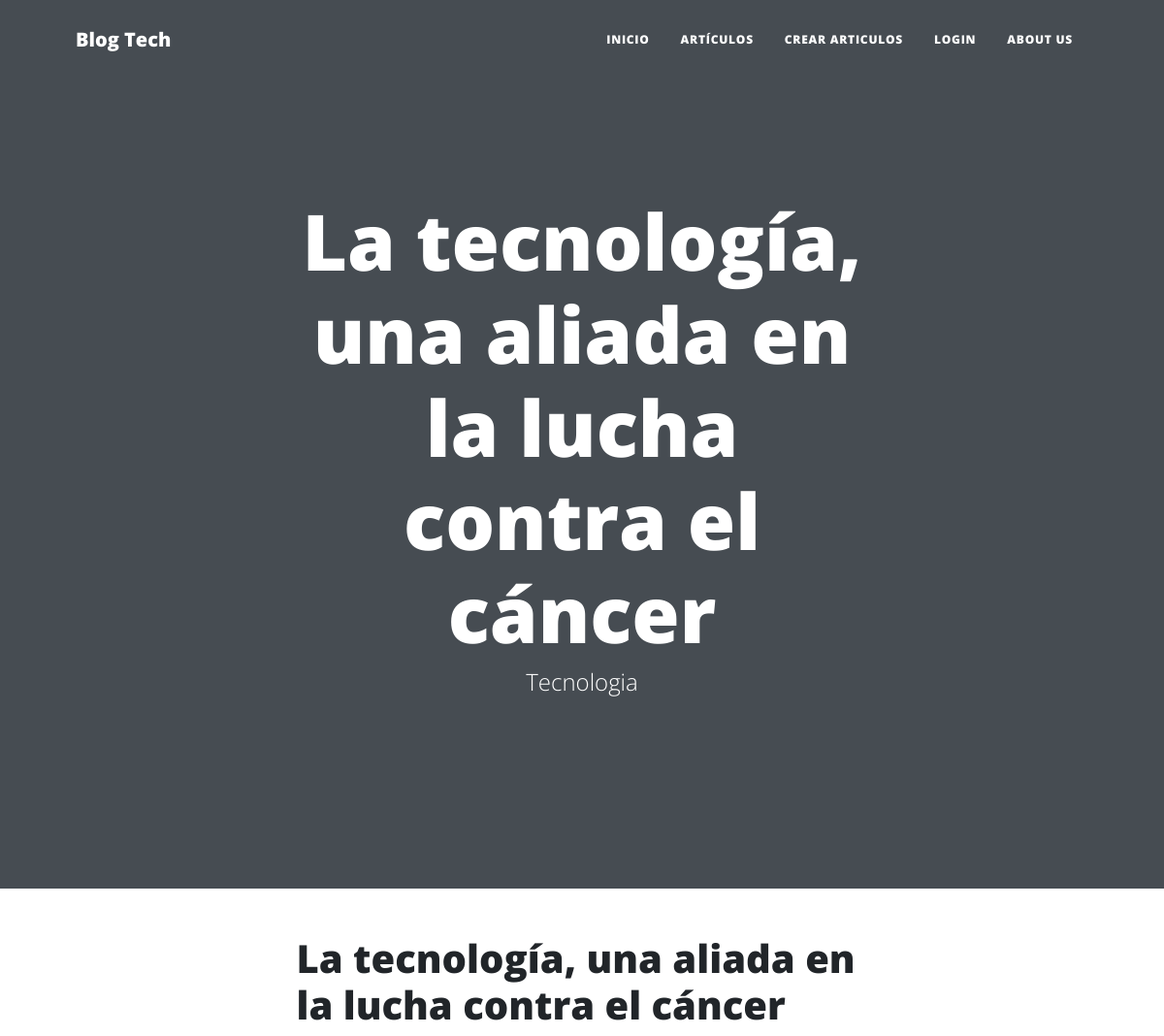
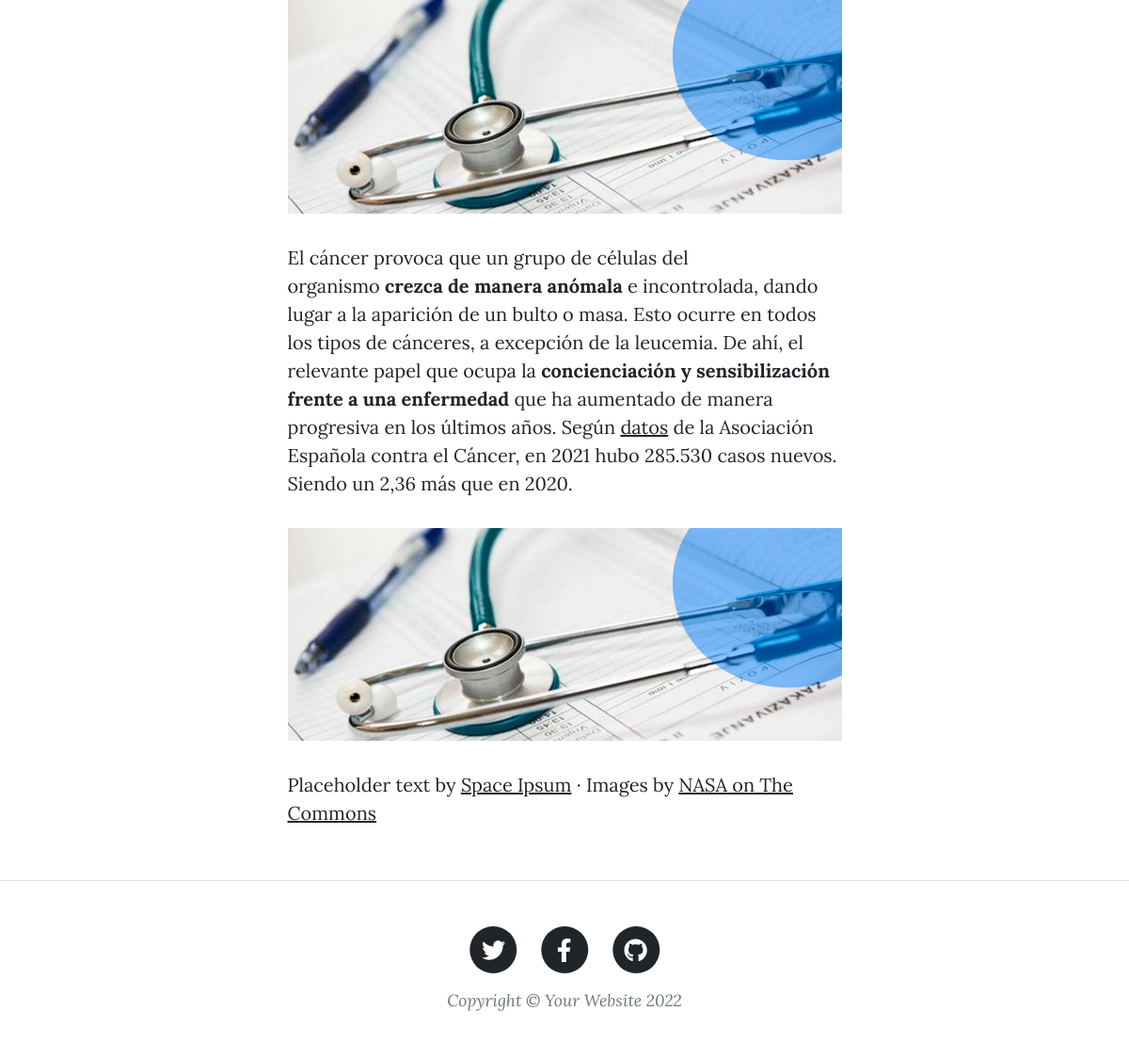
Screenshot of /detalle/la-tecnologia-una-aliada-en-la-lucha-contra-el-cancer with the database file from the repository (2 pictures, top to bottom).
### Post/models.py (models this page shows, shortened)
class ModeloBase(models.Model):
    id = models.AutoField(primary_key = True)
    estado = models.BooleanField('Estado',default = True)
    fecha_creacion = models.DateField('Fecha de Creación',auto_now = False, auto_now_add = True)
    fecha_modificacion = models.DateField('Fecha de Modificación',auto_now = True, auto_now_add = False)
    fecha_eliminacion = models.DateField('Fecha de Eliminación',auto_now = True, auto_now_add = False)
    class Meta:
        abstract = True

class Post(ModeloBase):
    titulo = models.CharField('Título del Post',max_length = 150, unique = True)
    slug = models.CharField('Slug', max_length = 150, unique = True, blank=True)
    descripcion = models.TextField('Descripción')
    autor = models.ForeignKey(Autor, on_delete = models.CASCADE)
    categoria = models.ForeignKey(Categoria, on_delete = models.CASCADE)
    contenido = RichTextField()
    imagen_referencial = models.ImageField('Imagen Referencial', upload_to = 'imagenes/', max_length = 255)
    publicado = models.BooleanField('Publicado / No Publicado',default = False)
    fecha_publicacion = models.DateField('Fecha de Publicación')
    class Meta:
        verbose_name = 'Post'
        verbose_name_plural = 'Posts'

class Categoria(ModeloBase):
    nombre = models.CharField('Nombre de la Categoría', max_length = 100, unique = True)
    imagen_referencial = models.ImageField('Imagen Referencial',upload_to = 'categoria/')
    class Meta:
        verbose_name = 'Categoría'
        verbose_name_plural = 'Categorías'
    def __str__(self):
        return self.nombre

### Post/views.py (the view)
# urls.py: path('detalle/<slug:slug>', DetalleArticle.as_view(), name = 'detalle'),
class DetalleArticle(DetailView):
    model=Post
    context_object_name = 'detail_post'
    template_name = "article.html"

### Post/templates/article.html
{% extends 'Base/base_index.html' %}
{% block title %} {{ detail_post.titulo }} {% endblock %}
{% block subtitle %} {{ detail_post.categoria }} {% endblock %}
{% block content %}
<article class="mb-4">
    <div class="container px-4 px-lg-5">
        <div class="row gx-4 gx-lg-5 justify-content-center">
            <div class="col-md-10 col-lg-8 col-xl-7">
                <h1>{{ detail_post.titulo }}</h1>
                <div>
                    <img class="img-fluid" src="../static/img/{{detail_post.imagen_referencial}}" alt="..." />
                </div>
                {{ detail_post.contenido | safe }}
                <a href="#!"><img class="img-fluid" src="../static/img/{{detail_post.imagen_referencial}}" alt="..." /></a>
                <p>
                    Placeholder text by
                    <a href="http://spaceipsum.com/">Space Ipsum</a>
                    &middot; Images by
                    <a href="https://www.flickr.com/photos/nasacommons/">NASA on The Commons</a>
                </p>
            </div>
        </div>
    </div>
</article>
{% endblock %}

### rows the page displays
Post: titulo "La tecnología, una aliada en la lucha contra el cáncer", categoria "Tecnologia", imagen_referencial (picture), contenido "El cáncer provoca que un grupo de células del organismo crezca de manera anómala e incontrolada, dando lugar a la aparición de un bulto o masa. Esto ocurre en todos los tipos de cánceres, a excepción de la leucemia. De ahí, el relevante papel que ocupa la concienciación y sensibilización frente a una enfermedad que ha aumentado de manera progresiva en los últimos años. Según datos de la Asociación Española contra el Cáncer, en 2021 hubo 285.530 casos nuevos. Siendo un 2,36 más que en 2020."
